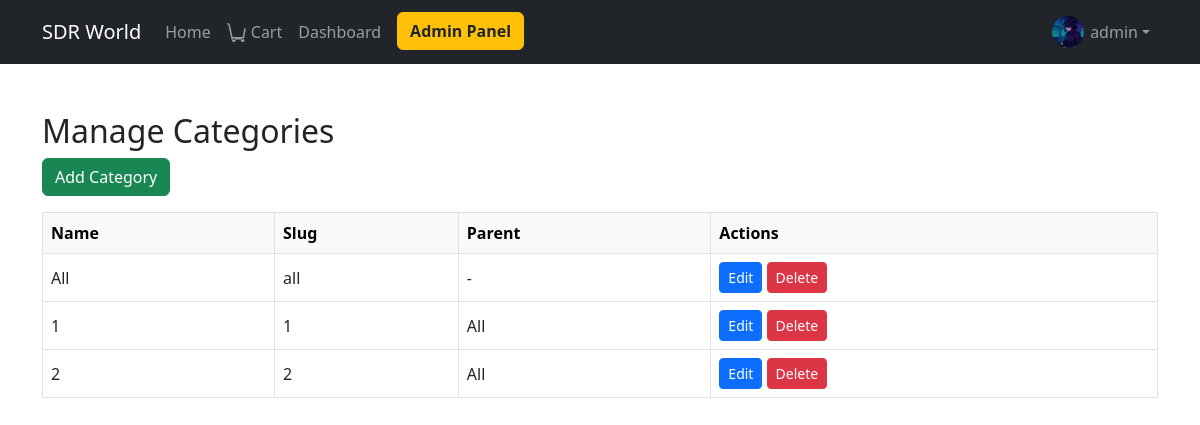
Before: /adminpanel/categories/ (signed in) with the older database file.
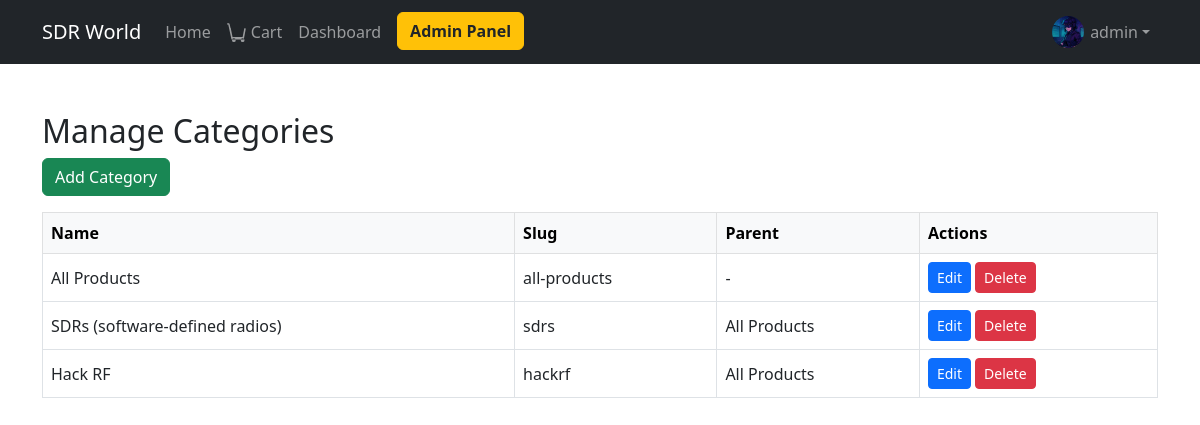
After: the same page with the newer database file.
### products/models.py (models this page shows, shortened)
class Category(models.Model):
    name = models.CharField(max_length=100, unique=True)
    slug = models.SlugField(max_length=120, unique=True)
    parent = models.ForeignKey('self', null=True, blank=True, related_name='subcategories', on_delete=models.CASCADE)
    class Meta:
        verbose_name_plural = 'Categories'

### adminpanel/views.py (the view)
# urls.py: path('categories/', views.category_crud, name='category_crud'),
@user_passes_test(is_admin_or_editor)
def category_crud(request):
    categories = Category.objects.all()
    return render(request, 'adminpanel/category_crud.html', {'categories': categories})

### adminpanel/views.py (called while the page is built)
def is_admin_or_editor(user):
    return user.is_staff or user.is_superuser

### templates/adminpanel/category_crud.html (shortened to what this page needs)
{% extends 'base.html' %}
{% load crispy_forms_tags %}
{% block content %}
<div class="container mt-5">
    <h2>Manage Categories</h2>
    <button class="btn btn-success mb-3" data-bs-toggle="modal" data-bs-target="#addCategoryModal">Add Category</button>
    <table class="table table-bordered align-middle" id="categories-table">
        <thead class="table-light">
            <tr>
                <th>Name</th>
                <th>Slug</th>
                <th>Parent</th>
                <th>Actions</th>
            </tr>
        </thead>
        <tbody>
            {% for category in categories %}
            <tr data-category-id="{{ category.id }}">
                <td class="cat-name">{{ category.name }}</td>
                <td class="cat-slug">{{ category.slug }}</td>
                <td class="cat-parent">{% if category.parent %}{{ category.parent.name }}{% else %}-{% endif %}</td>
                <td>
                    <button class="btn btn-sm btn-primary edit-category-btn" data-id="{{ category.id }}" data-name="{{ category.name }}" data-slug="{{ category.slug }}" data-parent="{% if category.parent %}{{ category.parent.id }}{% else %}0{% endif %}">Edit</button>
                    <button class="btn btn-sm btn-danger delete-category-btn" data-id="{{ category.id }}" data-name="{{ category.name }}">Delete</button>
                </td>
            </tr>
            {% endfor %}
        </tbody>
    </table>
</div>
{% endblock %}

Changed rows visible on the page:
removed Category: name "All", slug "all"
removed Category: name "1", slug "1", parent.name "All"
removed Category: name "2", slug "2", parent.name "All"
added Category: name "All Products", slug "all-products"
added Category: name "SDRs (software-defined radios)", slug "sdrs", parent.name "All Products"
added Category: name "Hack RF", slug "hackrf", parent.name "All Products"
